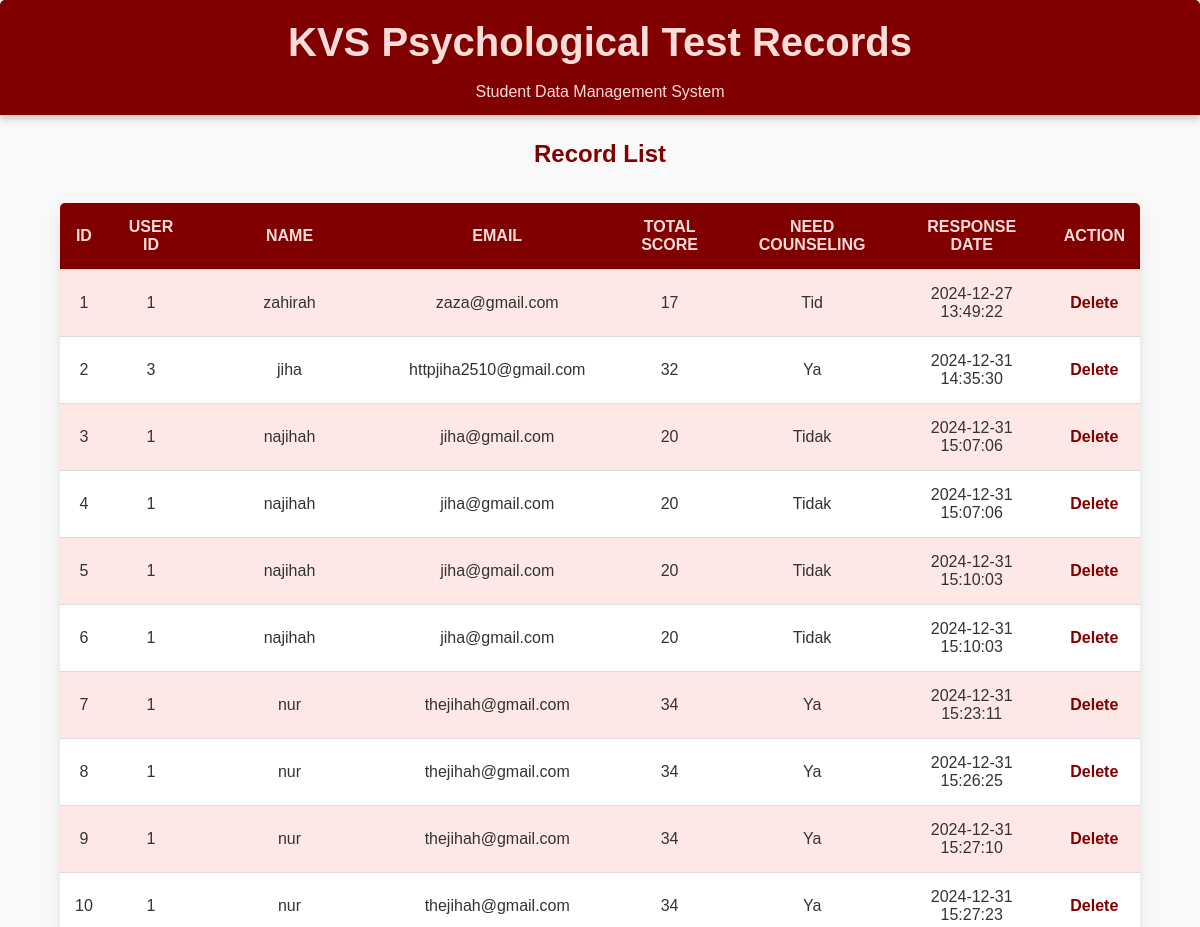
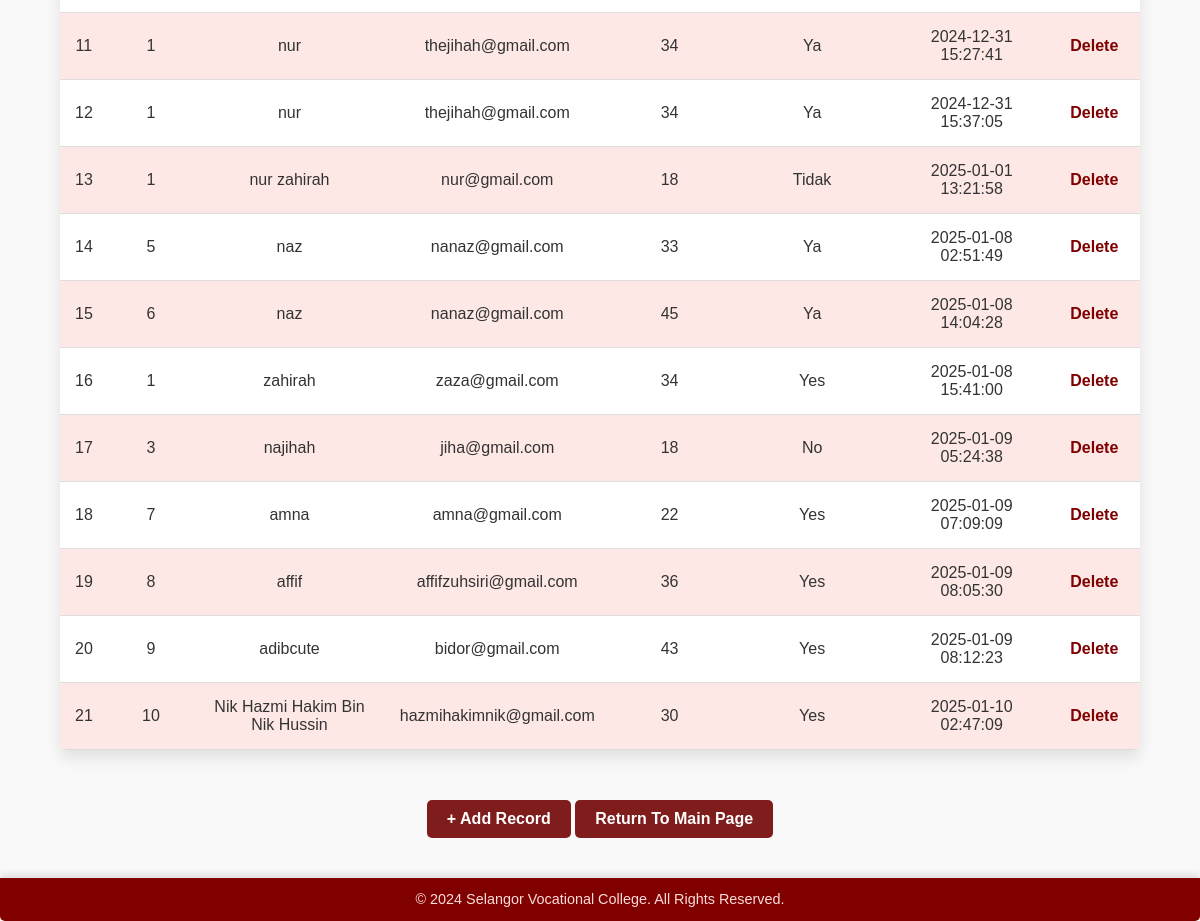
Screenshot of /clinic/rekodtest.php with the database file from the repository (2 pictures, top to bottom).
### tables this page shows
CREATE TABLE `mentaltest` (
  `id` int(11) NOT NULL,
  `user_id` int(11) NOT NULL,
  `name` varchar(100) NOT NULL,
  `email` varchar(100) NOT NULL,
  `total_score` int(11) NOT NULL,
  `need_counseling` varchar(10) NOT NULL,
  `response_date` timestamp NOT NULL DEFAULT current_timestamp()
);

### clinic/rekodtest.php (the view, shortened to what this page needs)
<html>
<head>
</head>
<body>
    <div class="header">
<h1>KVS Psychological Test Records</h1>
<p>Student Data Management System</p>
    </div>
    <h2 style="text-align: center; margin-top: 20px; color: #800000;">Record List</h2>
    <table>
        <tr>
            <th>ID</th>
            <th>USER ID</th>
            <th>NAME</th>
            <th>EMAIL</th>
            <th>TOTAL SCORE</th>
            <th>NEED COUNSELING</th>
            <th>RESPONSE DATE</th>
            <th>ACTION</th>
        </tr>
        <?php
        include('config.php');
        $papar = mysqli_query($mysqli, "SELECT * FROM mentaltest");
        while ($res = mysqli_fetch_assoc($papar)) {
            echo "<tr>";
            echo "<td>".$res['id']."</td>";
            echo "<td>".$res['user_id']."</td>";
            echo "<td>".$res['name']."</td>";
            echo "<td>".$res['email']."</td>";
            echo "<td>".$res['total_score']."</td>";
            echo "<td>".$res['need_counseling']."</td>";
            echo "<td>".$res['response_date']."</td>";
            echo "<td>
                <a href=\"padammental.php?id=".$res['id']."\" onClick=\"return confirm('Are You Sure?')\">Delete</a>
            </td>";
            echo "</tr>";
        }
        ?>
    </table>
    <center>
        <a href="tambahmental.php"><button>&#43; Add Record</button></a>
        <a href="admainpage.html"><button>Return To Main Page</button></a>
    </center>
    <div class="footer">
        <p>&copy; 2024 Selangor Vocational College. All Rights Reserved.</p>
    </div>
</body>
</html>

### clinic/rekodtest.php (style rules this page uses)
* { margin: 0; padding: 0; box-sizing: border-box; }
body { font-family: 'Arial', sans-serif; background-color: #F9F9F9; color: #333; line-height: 1.6; }
.header { background-color: #800000; color: #FADCD9; padding: 10px 20px; text-align: center; border-radius: 5px 5px 0 0; box-shadow: 0 4px 6px rgba(0, 0, 0, 0.2); }
.header h1 { font-size: 2.5rem; margin-bottom: 5px; }
.header p { font-size: 1rem; }
button { background-color: #7f1d1d; color: white; border: none; padding: 10px 20px; margin-top: 20px; cursor: pointer; border-radius: 5px; font-size: 1rem; font-weight: bold; transition: background-color 0.3s; }
table { width: 90%; margin: 30px auto; border-collapse: collapse; background-color: #FFFFFF; border-radius: 5px; overflow: hidden; box-shadow: 0 8px 16px rgba(0, 0, 0, 0.1); }
table th, table td { padding: 15px; text-align: center; border-bottom: 1px solid #ddd; }
table th { background-color: #800000; color: #FADCD9; font-weight: bold; }
table tr:nth-child(even) { background-color: #FDE8E5; }
table td a { color: #800000; text-decoration: none; font-weight: bold; }
.footer { background-color: #800000; color: #FADCD9; text-align: center; padding: 10px 20px; margin-top: 40px; border-radius: 0 0 5px 5px; box-shadow: 0 -4px 6px rgba(0, 0, 0, 0.1); }
.footer p { font-size: 0.9rem; }

### rows the page displays
mentaltest: id "1", user "1", name "zahirah", email "zaza@gmail.com", total_score "17", need_counseling "Tid", response_date "2024-12-27 13:49:22"
mentaltest: id "2", user "3", name "jiha", email "httpjiha2510@gmail.com", total_score "32", need_counseling "Ya", response_date "2024-12-31 14:35:30"
mentaltest: id "3", user "1", name "najihah", email "jiha@gmail.com", total_score "20", need_counseling "Tidak", response_date "2024-12-31 15:07:06"
mentaltest: id "4", user "1", name "najihah", email "jiha@gmail.com", total_score "20", need_counseling "Tidak", response_date "2024-12-31 15:07:06"
mentaltest: id "5", user "1", name "najihah", email "jiha@gmail.com", total_score "20", need_counseling "Tidak", response_date "2024-12-31 15:10:03"
mentaltest: id "6", user "1", name "najihah", email "jiha@gmail.com", total_score "20", need_counseling "Tidak", response_date "2024-12-31 15:10:03"
mentaltest: id "7", user "1", name "nur", email "thejihah@gmail.com", total_score "34", need_counseling "Ya", response_date "2024-12-31 15:23:11"
mentaltest: id "8", user "1", name "nur", email "thejihah@gmail.com", total_score "34", need_counseling "Ya", response_date "2024-12-31 15:26:25"
mentaltest: id "9", user "1", name "nur", email "thejihah@gmail.com", total_score "34", need_counseling "Ya", response_date "2024-12-31 15:27:10"
mentaltest: id "10", user "1", name "nur", email "thejihah@gmail.com", total_score "34", need_counseling "Ya", response_date "2024-12-31 15:27:23"
mentaltest: id "11", user "1", name "nur", email "thejihah@gmail.com", total_score "34", need_counseling "Ya", response_date "2024-12-31 15:27:41"
mentaltest: id "12", user "1", name "nur", email "thejihah@gmail.com", total_score "34", need_counseling "Ya", response_date "2024-12-31 15:37:05"
mentaltest: id "13", user "1", name "nur zahirah", email "nur@gmail.com", total_score "18", need_counseling "Tidak", response_date "2025-01-01 13:21:58"
mentaltest: id "14", user "5", name "naz", email "nanaz@gmail.com", total_score "33", need_counseling "Ya", response_date "2025-01-08 02:51:49"
mentaltest: id "15", user "6", name "naz", email "nanaz@gmail.com", total_score "45", need_counseling "Ya", response_date "2025-01-08 14:04:28"
mentaltest: id "16", user "1", name "zahirah", email "zaza@gmail.com", total_score "34", need_counseling "Yes", response_date "2025-01-08 15:41:00"
mentaltest: id "17", user "3", name "najihah", email "jiha@gmail.com", total_score "18", need_counseling "No", response_date "2025-01-09 05:24:38"
mentaltest: id "18", user "7", name "amna", email "amna@gmail.com", total_score "22", need_counseling "Yes", response_date "2025-01-09 07:09:09"
mentaltest: id "19", user "8", name "affif", email "affifzuhsiri@gmail.com", total_score "36", need_counseling "Yes", response_date "2025-01-09 08:05:30"
mentaltest: id "20", user "9", name "adibcute", email "bidor@gmail.com", total_score "43", need_counseling "Yes", response_date "2025-01-09 08:12:23"
mentaltest: id "21", user "10", name "Nik Hazmi Hakim Bin Nik Hussin", email "hazmihakimnik@gmail.com", total_score "30", need_counseling "Yes", response_date "2025-01-10 02:47:09"
